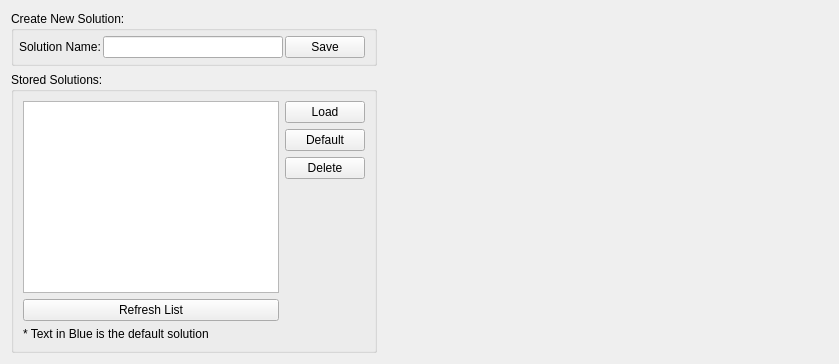
        <widget class="QWidget" name="solutionTab">
         <attribute name="title">
          <string>Solution</string>
         </attribute>
         <layout class="QGridLayout" name="gridLayout_14">
          <item row="0" column="0">
           <layout class="QVBoxLayout" name="verticalLayout_23">
            <item>
             <widget class="QGroupBox" name="groupBox_7">
              <property name="title">
               <string>Create New Solution:</string>
              </property>
              <layout class="QHBoxLayout" name="horizontalLayout_24">
               <property name="spacing">
                <number>2</number>
               </property>
               <property name="leftMargin">
                <number>5</number>
               </property>
               <property name="topMargin">
                <number>5</number>
               </property>
               <property name="bottomMargin">
                <number>5</number>
               </property>
               <item>
                <widget class="QLabel" name="label_5">
                 <property name="text">
                  <string>Solution Name:</string>
                 </property>
                </widget>
               </item>
               <item>
                <widget class="QLineEdit" name="solutionName">
                 <property name="toolTip">
                  <string>Solution Name : Any ASCII String</string>
                 </property>
                </widget>
               </item>
               <item>
                <widget class="QPushButton" name="solutionSaveBut">
                 <property name="text">
                  <string>Save</string>
                 </property>
                </widget>
               </item>
              </layout>
             </widget>
            </item>
            <item>
             <widget class="QGroupBox" name="groupBox_8">
              <property name="title">
               <string>Stored Solutions:</string>
              </property>
              <layout class="QHBoxLayout" name="horizontalLayout_22">
               <item>
                <layout class="QVBoxLayout" name="verticalLayout_24">
                 <item>
                  <widget class="QListWidget" name="solutionList"/>
                 </item>
                 <item>
                  <widget class="QPushButton" name="solutionGetAllBut">
                   <property name="text">
                    <string>Refresh List</string>
                   </property>
                  </widget>
                 </item>
                 <item>
                  <widget class="QLabel" name="descriptionLable">
                   <property name="text">
                    <string>* Text in Blue is the default solution</string>
                   </property>
                  </widget>
                 </item>
                </layout>
               </item>
               <item>
                <layout class="QVBoxLayout" name="verticalLayout_21">
                 <item>
                  <widget class="QPushButton" name="solutionLoadBut">
                   <property name="text">
                    <string>Load</string>
                   </property>
                  </widget>
                 </item>
                 <item>
                  <widget class="QPushButton" name="solutionDefaultBut">
                   <property name="text">
                    <string>Default</string>
                   </property>
                  </widget>
                 </item>
                 <item>
                  <widget class="QPushButton" name="solutionDeleteBut">
                   <property name="text">
                    <string>Delete</string>
                   </property>
                  </widget>
                 </item>
                 <item>
                  <spacer name="verticalSpacer_26">
                   <property name="orientation">
                    <enum>Qt::Vertical</enum>
                   </property>
                   <property name="sizeHint" stdset="0">
                    <size>
                     <width>20</width>
                     <height>40</height>
                    </size>
                   </property>
                  </spacer>
                 </item>
                </layout>
               </item>
              </layout>
             </widget>
            </item>
           </layout>
          </item>
          <item row="0" column="1">
           <spacer name="horizontalSpacer_9">
            <property name="orientation">
             <enum>Qt::Horizontal</enum>
            </property>
            <property name="sizeType">
             <enum>QSizePolicy::MinimumExpanding</enum>
            </property>
            <property name="sizeHint" stdset="0">
             <size>
              <width>451</width>
              <height>20</height>
             </size>
            </property>
           </spacer>
          </item>
          <item row="1" column="0">
           <spacer name="verticalSpacer_25">
            <property name="orientation">
             <enum>Qt::Vertical</enum>
            </property>
            <property name="sizeType">
             <enum>QSizePolicy::MinimumExpanding</enum>
            </property>
            <property name="sizeHint" stdset="0">
             <size>
              <width>20</width>
              <height>0</height>
             </size>
            </property>
           </spacer>
          </item>
         </layout>
        </widget>
